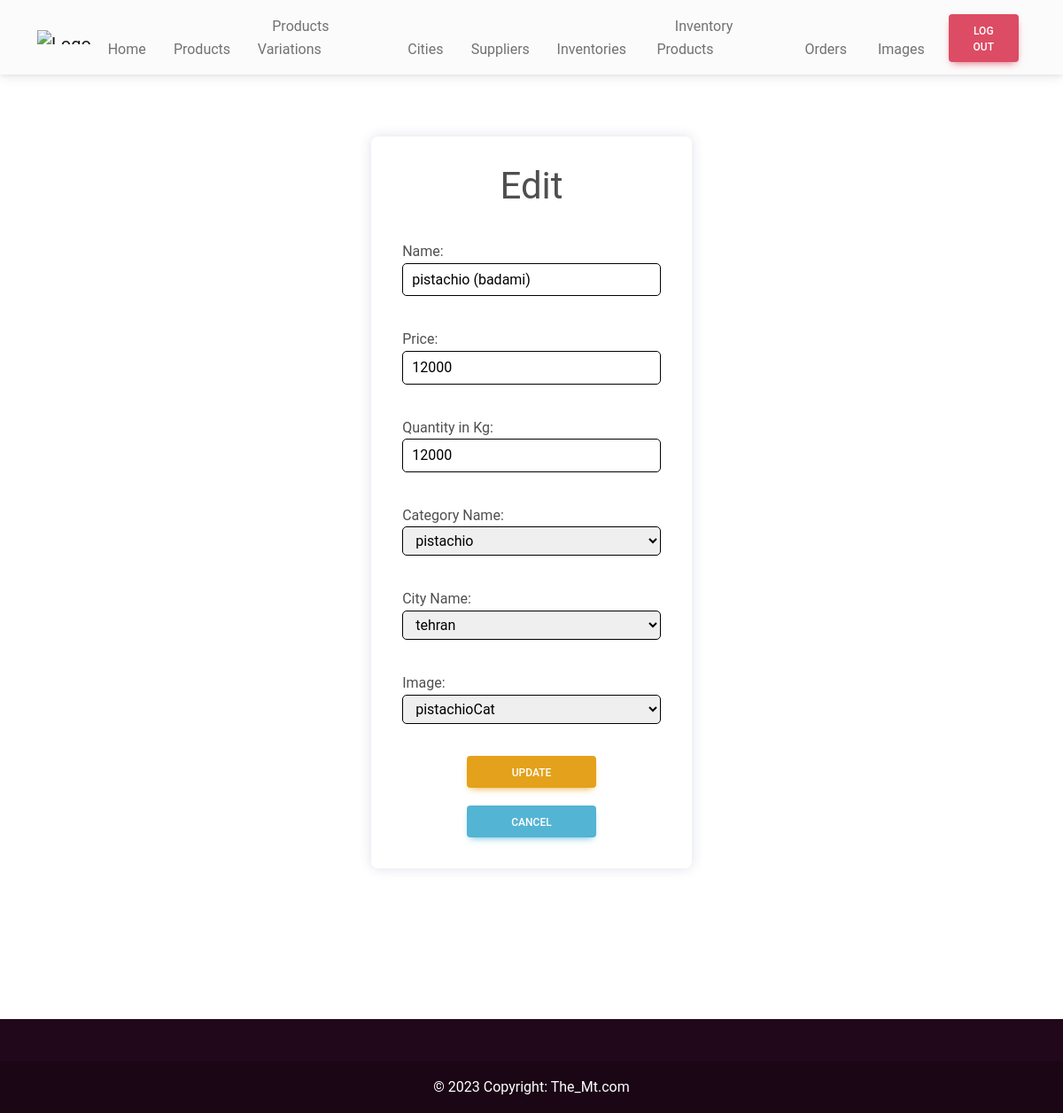
The app's page /adminHome/productUpdate/1/ (signed in) with its own data.
### shop/models.py (models this page shows, shortened)
class Product(models.Model):
    name = models.CharField(max_length=200)
    price = models.CharField(max_length=200)
    quantity = models.PositiveIntegerField(verbose_name="Quantity in Kg")
    pType = models.ForeignKey(ProductVariation, on_delete=models.CASCADE, verbose_name="Category Name")
    cityId = models.ForeignKey(City, on_delete=models.CASCADE, verbose_name="City Name")
    image = models.ForeignKey(Image, on_delete=models.CASCADE,default='')

class ProductVariation(models.Model):
    name = models.CharField(max_length=200, verbose_name="Category Name")
    image  = models.ForeignKey(Image, on_delete=models.CASCADE, default='')
    def __str__(self):
        return self.name

class City(models.Model):
    name = models.CharField(max_length=200, verbose_name="Name")
    def __str__(self):
        return self.name

class Image(models.Model):
    name = models.CharField(max_length=200)
    alt = models.CharField(max_length=200)
    imageUrl = models.ImageField(upload_to="images/")
    def __str__(self):
        return self.name

### shop/views.py (the view)
# urls.py: path('adminHome/productUpdate/<int:pk>/', ProductUpdateView.as_view(), name='productUpdate'),
class ProductUpdateView(LoginRequiredMixin, UpdateView):
    model = Product
    template_name = 'productUpdate.html'
    fields = '__all__'

### templates/productUpdate.html
{% extends 'adminBase.html' %} {% load static %} {% block cssLinks %}
<link rel="stylesheet" href="{% static 'css/product.css' %}" />
{% endblock cssLinks %} {% block content %}
<section class="productUpdate mb-14">
  <div class="container">
    <div class="card">
      <form action="" method="POST">
        <legend>Edit</legend>
        {% csrf_token %} {{ form.as_p }}
        <input class="btn btn-warning" type="submit" value="Update" />
        <a href="{% url 'productList' %}" class="btn btn-info">cancel</a>
      </form>
    </div>
  </div>
</section>
{% endblock content %}

### static/css/product.css (style rules this page uses)
section.productUpdate { width: 100%; padding: 20px; }
section.productUpdate > .container { display: flex; width: 80%; flex-flow: row; justify-content: center; align-items: center; margin-top: 50px; }
@media screen and (min-width: 992px) { section.productUpdate > .container > .card { width: 40%; padding: 15px; row-gap: 50px; box-shadow: 0px 0px 14px 0px rgba(36, 48, 110, 0.15); } }
section.productUpdate > .container > .card > form { display: flex; width: 100%; flex-flow: column; justify-content: center; align-items: center; row-gap: 20px; padding: 20px; }
section.productUpdate > .container > .card > form > legend { width: 100%; text-align: center; font-size: 42px; line-height: 42px; text-transform: capitalize; margin-bottom: 20px; }
section.productUpdate > .container > .card > form > p { display: flex; width: 100%; flex-flow: column nowrap; justify-content: center; align-items: start; }
section.productUpdate > .container > .card > form > p > input, section.productUpdate > .container > .card > form > p > select { width: 100%; border: 1px solid black; border-radius: 5px; padding: 5px 10px; }
section.productUpdate > .container > .card > form > input, section.productUpdate > .container > .card > form > a { width: 50%; }

### records on screen
Product: name "pistachio (badami)", price "12000", quantity "12000", pType "pistachio", cityId "tehran", image "pistachioCat"
